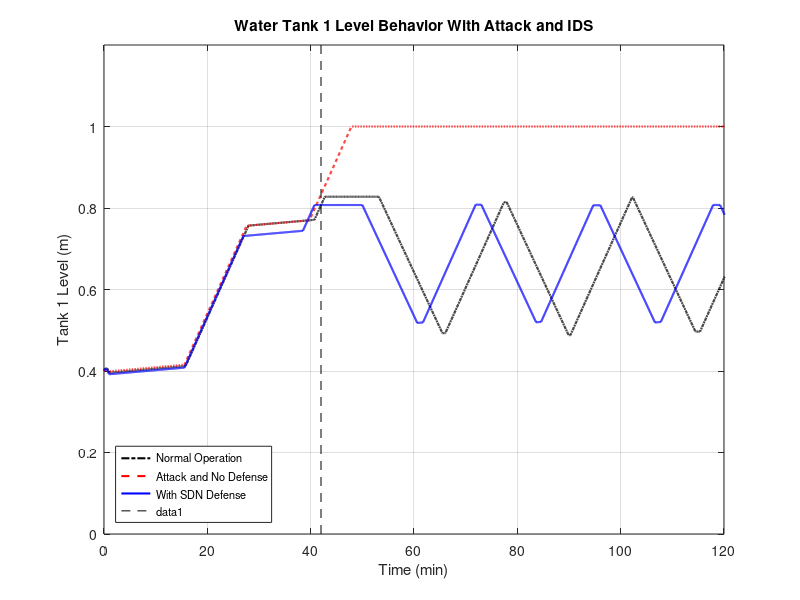

The MATLAB source for this figure: (Note: this script raises an error after producing the figure.)
close all;
clear all;
clc

formatSpec = '%f';

fileID_3 = fopen('experiment_no_attack/tank_1.txt','r');
tank_1= fscanf(fileID_3,formatSpec);

fileID_2 = fopen('experiment_no_attack/tank_2.txt','r');
tank_2= fscanf(fileID_2,formatSpec);

fileID_1 = fopen('experiment_no_attack/ph.txt','r');
ph = fscanf(fileID_1,formatSpec);

fileID_4 = fopen('received.txt','r');
received = fscanf(fileID_4,formatSpec);

fileID_5 = fopen('estimated.txt','r');
estimated = fscanf(fileID_5,formatSpec);

fileID_6 = fopen('attack_no_defense_sensor/attack_tank_1.txt','r');
attack_tank_1 = fscanf(fileID_6,formatSpec);

 for i=1:length(attack_tank_1)
     if (attack_tank_1(i)) > 1.0
         attack_tank_1(i) = 1.0;
     end
 end

fileID_7 = fopen('attack_no_defense_sensor/attack_tank_2.txt','r');
attack_tank_2= fscanf(fileID_7,formatSpec);

fileID_8 = fopen('defense_experiment_compromised_sensor/defense_tank_1.txt','r');
defense_tank_1 = fscanf(fileID_8,formatSpec);

fileID_9 = fopen('defense_experiment_compromised_sensor/defense_tank_2.txt','r');
defense_tank_2= fscanf(fileID_9,formatSpec);

fileID_10 = fopen('random_no_def_tank_1.txt','r');
random_no_def_tank_1= fscanf(fileID_10,formatSpec);

fileID_11 = fopen('random_def_tank_1.txt','r');
random_def_tank_1= fscanf(fileID_11,formatSpec);

fileID_12 = fopen('gaussian_noise_experiments/no_def_0_5.txt','r');
noise_no_def_0_5= fscanf(fileID_12,formatSpec);


plant_time = ([1:4001]*0.2/360)*60; % Rescaling 10
%defense_time= ([1:8001]*0.39995001249687578105473631592102/360)*15; % Rescaling 5

%ids_time = (([1:2264]*0.113171707/360)*60)*3;

fsz = 6;

%%%%%%%%%%%%%%%%%%%%%%%%% NORMAL OPERATION %%%%%%%%%%%%%%%%%%%%%%%%

% h1=figure(1);
% set(gca, 'FontSize', fsz, 'LineWidth', 2.0 ); 
% 
% subplot(2,1,1)
% plot(plant_time,tank_1)
% axis([0 120 0 1.25])
% grid on;
% 
% xlabel('Time (min)')
% ylabel('Tank 1 Level')
% 
% 
% subplot(2,1,2)
% plot(plant_time,tank_2)
% axis([0 120 0 1.25])
% grid on;
% 
% xlabel('Time (min)');
% ylabel('Tank 2 Level');
% 
% suptitle('Water Tank Level');
% 
% matlab2tikz('tank_levels.tikz', 'showInfo', false, 'parseStrings', false, 'standalone', false, 'height', '\figureheight', 'width', '\figurewidth');


%%%%%%%%%%%%%%%%%%%%%%%%% ATTACK NO DEFENSE %%%%%%%%%%%%%%%%%%%%%%%%

% h3=figure(3)
% set(gca, 'FontSize', fsz, 'LineWidth', 2.0 ); 
% 
% subplot(2,1,1)
% plot(plant_time,attack_tank_1)
% axis([0 120 0 1.25])
% grid on;
% 
% xlabel('Time (min)')
% ylabel('Tank 2 Level')
% 
% 
% subplot(2,1,2)
% plot(plant_time,attack_tank_2)
% axis([0 120 0 1.25])
% grid on;
% 
% xlabel('Time (min)')
% ylabel('Level')
% 
% suptitle('Water Tank 2 Level');
% 
% matlab2tikz('attack_no_defense.tikz', 'showInfo', false, 'parseStrings', false, 'standalone', false, 'height', '\figureheight', 'width', '\figurewidth');


%%%%%%%%%%%%%%%%%%%%%%%%% IDS DEFENSE %%%%%%%%%%%%%%%%%%%%%%%%

h4=figure(4)
set(gca, 'FontSize', fsz, 'LineWidth', 1.5 ); 
%set(h(4),'linewidth',2.0);

%subplot(2,1,1)
%plot(plant_time,tank_1, '-.k', 'linewidth', 1.5);
plot(plant_time,tank_1, '-.k', 'linewidth', 1.5);

hold on;
plot(plant_time,attack_tank_1, '--r', 'linewidth', 1.5);
%plot(plant_time,defense_tank_1, '-b', 'linewidth', 1.5)
plot(plant_time,defense_tank_1, '-b', 'linewidth', 1.5)
lg = legend('Normal Operation','Attack and No Defense ', 'With SDN Defense', 'FontSize', 8, 'Location','southwest');

axis([0 120 0 1.2])
grid on;

plot([42 42],[0 1.2], '--k')
axis([0 120 0 1.2])

%annotation('textarrow',[0.55,0.45],[0.37,0.37],'String','Attack');

xlabel('Time (min)')
ylabel('Tank 1 Level (m)')
title('Water Tank 1 Level Behavior With Attack and IDS');

matlab2tikz('defense_1.tikz', 'showInfo', false, 'parseStrings', false, 'standalone', false, 'height', '\figureheight', 'width', '\figurewidth');

% h5=figure(5)
% 
% 
% %subplot(2,1,2)
% plot(plant_time,defense_tank_2)
% axis([0 120 0 1.25])
% grid on;
% 
% xlabel('Time (min)')
% ylabel('Tank 2 Level (m)')
% 
% title('Water Tank 2 Level Behavior With Attack and IDS');
% 
% 
% 
% matlab2tikz('defense_2.tikz', 'showInfo', false, 'parseStrings', false, 'standalone', false, 'height', '\figureheight', 'width', '\figurewidth');



%%%%%%%%%%%%%%%%%%%%%%%%% IDS DATA %%%%%%%%%%%%%%%%%%%%%%%%

%  h5=figure(5)
%  set(gca, 'FontSize', fsz, 'LineWidth', 2.0 ); 
%  
% plot(estimated, 'k')
% grid on;
% plot(received, 'r')
% axis([0 120 0 1.25])
% xlabel('Time (min)')
% ylabel('Tank 1 Level')
% 
% xlabel('Time (min)')
% ylabel('Tank 2 Level')
% 
% suptitle('Water Tanks Level Behavior With Attack and IDS');
% 
% matlab2tikz('ids_data.tikz', 'showInfo', false, 'parseStrings', false, 'standalone', false, 'height', '\figureheight', 'width', '\figurewidth');


%%%%%%%%%%%%%%%%%%%%%%%%% RANDOM CONTROL %%%%%%%%%%%%%%%%%%%%%%%%

% h5=figure(5)
% set(gca, 'FontSize', fsz, 'LineWidth', 1.5 ); 
% %set(h(4),'linewidth',2.0);
% 
% %subplot(2,1,1)
% %plot(plant_time,tank_1, '-.k', 'linewidth', 1.5);
% plot(plant_time,random_no_def_tank_1, '-.k', 'linewidth', 1.5);
% 
% hold on;
% plot(plant_time,random_def_tank_1, '--b', 'linewidth', 1.5);
% 
% lg = legend('Normal Operation', 'With SDN Defense', 'FontSize', 8, 'Location','southwest');
% 
% axis([0 120 0 1.2])
% grid on;
% 
% %plot([42 42],[0 1.2], '--k')
% %axis([0 120 0 1.2])
% 
% %annotation('textarrow',[0.55,0.45],[0.37,0.37],'String','Attack');
% 
% xlabel('Time (min)')
% ylabel('Tank 1 Level (m)')
% title('Water Tank 1 Level Behavior With Random Control Actions');
% 
% matlab2tikz('random.tikz', 'showInfo', false, 'parseStrings', false, 'standalone', false, 'height', '\figureheight', 'width', '\figurewidth');
% 
% h6=figure(6)
% set(gca, 'FontSize', fsz, 'LineWidth', 1.5 ); 
% delta_random = abs(random_no_def_tank_1 - random_def_tank_1);
% plot(plant_time,delta_random, '-b', 'linewidth', 1.5)
% 
% axis([0 120 0 0.5])
% grid on;
% 
% xlabel('Time (min)')
% ylabel('Tank 1 Level (m)')
% title('Difference between Water Tank Level with and without the Defense');
% 
% matlab2tikz('random_delta.tikz', 'showInfo', false, 'parseStrings', false, 'standalone', false, 'height', '\figureheight', 'width', '\figurewidth');
% 

%%%%%%%%%%%%%%%%%%%%%%%%% GAUSIAN NOISE ON THE LIT101 %%%%%%%%%%%%%%%%%%%%%%%%

h6=figure(6)
set(gca, 'FontSize', fsz, 'LineWidth', 1.5 ); 
%set(h(4),'linewidth',2.0);

%subplot(2,1,1)
%plot(plant_time,tank_1, '-.k', 'linewidth', 1.5);
plot(plant_time,noise_no_def_0_5, '-.k', 'linewidth', 1.5);

hold on;
%plot(plant_time,random_def_tank_1, '--b', 'linewidth', 1.5);

%lg = legend('Normal Operation', 'With SDN Defense', 'FontSize', 8, 'Location','southwest');

axis([0 120 0 1.2])
grid on;

%plot([42 42],[0 1.2], '--k')
%axis([0 120 0 1.2])

%annotation('textarrow',[0.55,0.45],[0.37,0.37],'String','Attack');

xlabel('Time (min)')
ylabel('Tank 1 Level (m)')
%title('Water Tank 1 Level Behavior With Random Control Actions');

matlab2tikz('noise_no_def_0_5.tikz', 'showInfo', false, 'parseStrings', false, 'standalone', false, 'height', '\figureheight', 'width', '\figurewidth');

% h6=figure(6)
% set(gca, 'FontSize', fsz, 'LineWidth', 1.5 ); 
% delta_random = abs(random_no_def_tank_1 - random_def_tank_1);
% plot(plant_time,delta_random, '-b', 'linewidth', 1.5)
% 
% axis([0 120 0 0.5])
% grid on;
% 
% xlabel('Time (min)')
% ylabel('Tank 1 Level (m)')
% title('Difference between Water Tank Level with and without the Defense');
% 
% matlab2tikz('random_delta.tikz', 'showInfo', false, 'parseStrings', false, 'standalone', false, 'height', '\figureheight', 'width', '\figurewidth');

